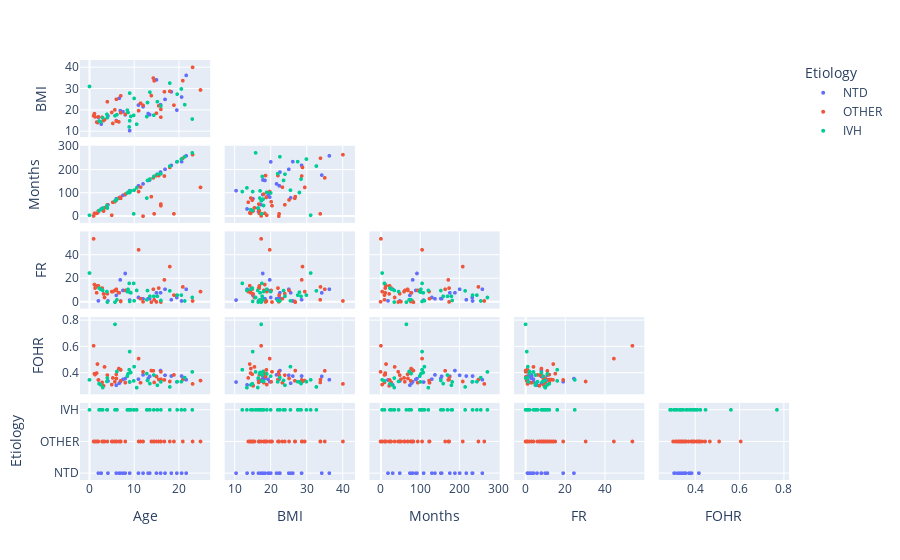

The cell this chart's notebook holds for it:
### Code cell
figscat.update_traces(marker_size = 4)
figscat.show()

### Figure 1 — Plotly figure (JSON) as saved in the notebook; plotly's stock layout.template omitted (floating-point values rounded to 4 significant figures)
{"data": [{"diagonal": {"visible": false}, "dimensions": [{"axis": {"matches": true}, "label": "Age", "values": [2.628, 20.63, 15.92, 4.131, 13.14, 21.67, 16.93, 18.34, 10.97, 13.49, 19.57, 6.661, 6.892, 7.503, 9, 2, 8, 6, 12, 15]}, {"axis": {"matches": true}, "label": "BMI", "values": [13.5, 26.23, 22.64, 17.37, 18.48, 36.39, 25.11, 28.67, 22.45, 17.93, 20.09, 25.63, 19.81, 19.37, 10.44, 16.69, 17.87, 15.15, 21.7, 34.29]}, {"axis": {"matches": true}, "label": "Months", "values": [31, 235, 190, 49, 154, 260, 202, 219, 131, 156, 234, 79, 82, 90, 110, 19, 93, 75, 139, 177]}, {"axis": {"matches": true}, "label": "FR", "values": [11, 1, 8, 1, 3, 11, 11, 2, 4, 3, 4, 8, 19, 10, 1.768, 1.099, 24.47, 5.782, 2.867, 7.932]}, {"axis": {"matches": true}, "label": "FOHR", "values": [0.3088, 0.3763, 0.4181, 0.3383, 0.3583, 0.3481, 0.3821, 0.3764, 0.3525, 0.3741, 0.3314, 0.3214, 0.3328, 0.3504, 0.3306, 0.3461, 0.3566, 0.306, 0.3851, 0.3738]}, {"axis": {"matches": true}, "label": "Etiology", "values": ["NTD", "NTD", "NTD", "NTD", "NTD", "NTD", "NTD", "NTD", "NTD", "NTD", "NTD", "NTD", "NTD", "NTD", "NTD", "NTD", "NTD", "NTD", "NTD", "NTD"]}], "hovertemplate": "Etiology=NTD<br>%{xaxis.title.text}=%{x}<br>%{yaxis.title.text}=%{y}<extra></extra>", "legendgroup": "NTD", "marker": {"color": "#636efa", "size": 4, "symbol": "circle"}, "name": "NTD", "showlegend": true, "showupperhalf": false, "type": "splom"}, {"diagonal": {"visible": false}, "dimensions": [{"axis": {"matches": true}, "label": "Age", "values": [23.1, 3.369, 8.025, 20.92, 14.49, 4.989, 5.228, 13.86, 24.88, 11.44, 1.106, 1.244, 1.606, 1.786, 2.833, 3.156, 5.678, 6.022, 6.575, 14.31, 15.51, 16.79, 18.92, 0.9167, 7, 18, 12, 16, 16, 15, 11, 4, 6, 2, 7, 7]}, {"axis": {"matches": true}, "label": "BMI", "values": [40.17, 15.56, 18.14, 33.92, 33.85, 18.98, 13.84, 26.91, 29.55, 23.33, 18.43, 16.9, 14.48, 14.24, 16.73, 15.18, 20.21, 25.18, 14.55, 35.12, 22.1, 28.7, 22.41, 17.42, 26.79, 28.92, 22.33, 20.44, 16.79, 18.63, 19.81, 24.01, 14.93, 16.92, 18.88, 18.88]}, {"axis": {"matches": true}, "label": "Months", "values": [265, 36, 95, 250, 10, 4, 60, 84, 124, 125, 12, 12, 12, 14, 27, 22, 62, 70, 78, 165, 175, 173, 10, 1, 77, 210, 0, 45, 52, 175, 106, 49, 69, 23, 81, 81]}, {"axis": {"matches": true}, "label": "FR", "values": [1, 4, 10, 13, 2, 9, 9, 0, 9, 3, 15, 12, 8, 14, 12, 7, 10, 10, 8, 11, 12, 19, 6, 54, 0.5734, 30.34, 0.2867, 0.09557, 0.4301, 0.1911, 44.63, 7.168, 10.99, 13.86, 0.669, 1.003]}, {"axis": {"matches": true}, "label": "FOHR", "values": [0.3162, 0.4461, 0.3256, 0.3494, 0.3276, 0.3112, 0.362, 0.4179, 0.3418, 0.3249, 0.3942, 0.3873, 0.3989, 0.4677, 0.3279, 0.3016, 0.3325, 0.3579, 0.4334, 0.4162, 0.3497, 0.3465, 0.3847, 0.6071, 0.3401, 0.3347, 0.4083, 0.4092, 0.3521, 0.3717, 0.5094, 0.3833, 0.3894, 0.3469, 0.4232, 0.4232]}, {"axis": {"matches": true}, "label": "Etiology", "values": ["OTHER", "OTHER", "OTHER", "OTHER", "OTHER", "OTHER", "OTHER", "OTHER", "OTHER", "OTHER", "OTHER", "OTHER", "OTHER", "OTHER", "OTHER", "OTHER", "OTHER", "OTHER", "OTHER", "OTHER", "OTHER", "OTHER", "OTHER", "OTHER", "OTHER", "OTHER", "OTHER", "OTHER", "OTHER", "OTHER", "OTHER", "OTHER", "OTHER", "OTHER", "OTHER", "OTHER"]}], "hovertemplate": "Etiology=OTHER<br>%{xaxis.title.text}=%{x}<br>%{yaxis.title.text}=%{y}<extra></extra>", "legendgroup": "OTHER", "marker": {"color": "#EF553B", "size": 4, "symbol": "circle"}, "name": "OTHER", "showlegend": true, "showupperhalf": false, "type": "splom"}, {"diagonal": {"visible": false}, "dimensions": [{"axis": {"matches": true}, "label": "Age", "values": [9.906, 5.717, 13.53, 8.636, 21.35, 8.894, 20.59, 2.517, 10.58, 3.908, 6.147, 9.253, 14.41, 23.03, 12.84, 15.21, 19.65, 2.142, 2.958, 8.475, 10, 18, 4, 9, 16, 13, 9, 0]}, {"axis": {"matches": true}, "label": "BMI", "values": [17.61, 17.44, 28.52, 18.98, 22.63, 12.17, 30.01, 14.56, 13.46, 18.09, 17.96, 17.12, 17.71, 15.88, 17.05, 24.04, 27.59, 14.97, 16.48, 20.05, 25.57, 32.78, 16.59, 15.07, 22.03, 23.65, 28.07, 31.19]}, {"axis": {"matches": true}, "label": "Months", "values": [10, 66, 160, 103, 256, 106, 246, 28, 122, 46, 73, 109, 171, 273, 78, 181, 235, 24, 35, 100, 112, 216, 35, 106, 183, 154, 102, 4]}, {"axis": {"matches": true}, "label": "FR", "values": [16, 0, 5, 11, 1, 16, 6, 11, 10, 9, 2, 8, 5, 4, 2, 5, 6, 12, 10, 9, 1.147, 9.652, 0.08123, 0.6212, 1.434, 9.891, 8.505, 24.85]}, {"axis": {"matches": true}, "label": "FOHR", "values": [0.3394, 0.7706, 0.3191, 0.3929, 0.3642, 0.4244, 0.3333, 0.3092, 0.2878, 0.3352, 0.4113, 0.4034, 0.3839, 0.408, 0.395, 0.3062, 0.3333, 0.3176, 0.2887, 0.375, 0.448, 0.2933, 0.361, 0.5627, 0.3318, 0.3427, 0.3316, 0.3473]}, {"axis": {"matches": true}, "label": "Etiology", "values": ["IVH", "IVH", "IVH", "IVH", "IVH", "IVH", "IVH", "IVH", "IVH", "IVH", "IVH", "IVH", "IVH", "IVH", "IVH", "IVH", "IVH", "IVH", "IVH", "IVH", "IVH", "IVH", "IVH", "IVH", "IVH", "IVH", "IVH", "IVH"]}], "hovertemplate": "Etiology=IVH<br>%{xaxis.title.text}=%{x}<br>%{yaxis.title.text}=%{y}<extra></extra>", "legendgroup": "IVH", "marker": {"color": "#00cc96", "size": 4, "symbol": "circle"}, "name": "IVH", "showlegend": true, "showupperhalf": false, "type": "splom"}], "layout": {"dragmode": "select", "legend": {"title": {"text": "Etiology"}, "tracegroupgap": 0}, "margin": {"t": 60}}}
